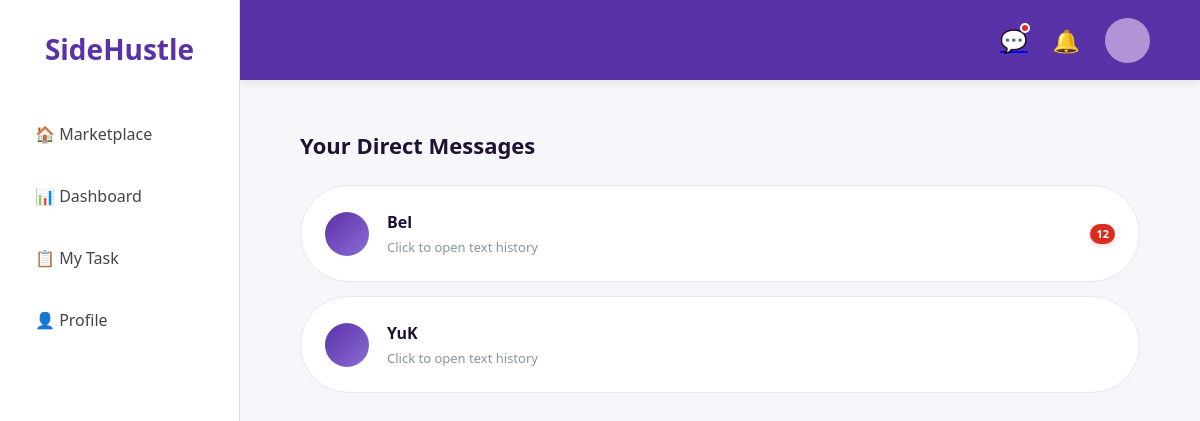
Page /private_inbox (signed in) on the committed database.
### app.py (models this page shows)
class DirectMessage(db.Model):
    id = db.Column(db.Integer, primary_key=True)
    sender_username = db.Column(db.String(50), nullable=False)
    receiver_username = db.Column(db.String(50), nullable=False)
    content = db.Column(db.Text, nullable=False)
    timestamp = db.Column(db.DateTime, default=db.func.now())
    is_read = db.Column(db.Boolean, default=False)

### app.py (the view)
@app.route('/private_inbox')
def private_inbox():
    if 'user_id' not in session:
        return redirect(url_for('login'))
    current_user = User.query.get(session['user_id'])
    sent_msgs = DirectMessage.query.filter_by(sender_username=current_user.username).all()
    rcvd_msgs = DirectMessage.query.filter_by(receiver_username=current_user.username).all()
    chat_partners = set()
    for msg in sent_msgs:
        chat_partners.add(msg.receiver_username)
    for msg in rcvd_msgs:
        chat_partners.add(msg.sender_username)
    inbox_data = []
    for partner_username in chat_partners:
        unread_count = DirectMessage.query.filter_by(
            sender_username=partner_username,
            receiver_username=current_user.username,
            is_read=False
        ).count()
        inbox_data.append({
            'username': partner_username,
            'unread_count': unread_count
        })
    total_unread = DirectMessage.query.filter_by(
        receiver_username=current_user.username,
        is_read=False
    ).count()
    return render_template('private_inbox.html', inbox_data=inbox_data, user=current_user, total_unread=total_unread)

### app.py (called while the page is built, shortened)
@app.context_processor
def inject_user():
    user = None
    if 'user_id' in session:
        user = User.query.get(session['user_id'])
    return dict(user=user)

@app.template_filter('time_ago')
def time_ago(value):
    if not value:
        return "Just Now"
    now = datetime.utcnow()
    diff = now - value
    total_seconds = int(diff.total_seconds())
    if total_seconds < 0:
        return "Just Now"
    days = total_seconds // 86400
    hours = (total_seconds % 86400) // 3600
    minutes = (total_seconds % 3600) // 60
    if days == 1:
        return "Yesterday"
    if days < 7:
        return f"{days} days ago"
    from datetime import timedelta
    malaysia_time = value + timedelta(hours=8)
    return malaysia_time.strftime('%Y-%m-%d %H:%M')

@app.context_processor
def inject_notifications():
    if 'user_id' in session:
        current_user = User.query.get(session['user_id'])
        if current_user:
            user_notifications = Notification.query.filter_by(
                user_id=current_user.id
            ).order_by(Notification.id.desc()).limit(5).all()
            unread_count = Notification.query.filter_by(
                user_id=current_user.id,
                status='unread'
            ).count()
            return dict(notifications=user_notifications, unread_notifications_count=unread_count)
        else:
            session.pop('user_id', None)
    return dict(notifications=[], unread_notifications_count=0)

@app.context_processor
def inject_user_globally():
    if 'user_id' in session:
        current_user = db.session.get(User, session['user_id'])
        if current_user:
            return dict(user=current_user)
    return dict(user=None)

@app.context_processor
def inject_global_private_unread_count():
    if 'user_id' in session:
        try:
            current_user = User.query.get(session['user_id'])
            if current_user:
                count = DirectMessage.query.filter_by(
                    receiver_username=current_user.username,
                    is_read=False
                ).count()
                return dict(total_unread=count)
        except Exception:
            pass
    return dict(total_unread=0)

### templates/private_inbox.html (shortened to what this page needs)
{% extends "base.html" %}
{% block content %}
<div class="pm-inbox-container">
    <h2 class="pm-inbox-title">Your Direct Messages</h2>
    <div class="pm-inbox-list">
        {% for item in inbox_data %}
            <a href="{{ url_for('private_chat', username=item.username) }}" style="text-decoration: none; color: inherit; display: block;">
                <div class="pm-inbox-card">
                    <div class="pm-avatar"></div>
                    <div class="pm-text-area">
                        <h3 class="pm-username">{{ item.username }}</h3>
                        <p class="pm-subtitle">Click to open text history</p>
                    </div>
                    <div id="badge-partner-{{ item.username }}" class="pm-badge-num" style="{% if not item.unread_count or item.unread_count == 0 %}display: none !important;{% endif %}">
                        {{ item.unread_count if item.unread_count else 0 }}
                    </div>
                </div>
            </a>
        {% else %}
            <div style="text-align: center; padding: 40px 20px; color: #8696a0; font-size: 14px; background: #fdfcff; border-radius: 16px; border: 1px dashed #eae6f0;">
                No direct messages yet.
            </div>
        {% endfor %}
    </div>
</div>
{% endblock %}

### static/style.css (style rules this page uses)
* { box-sizing: border-box; margin: 0; padding: 0; }
body { font-family: 'Segoe UI', Roboto, Helvetica, Arial, sans-serif; background-color: #f7f6fa; color: #2d263b; overflow-x: hidden; }

### templates/private_inbox.html (style rules this page uses)
.pm-inbox-container { max-width: 1000px; margin: 0 auto; padding: 10px 20px; }
.pm-inbox-title { font-size: 22px; color: #1e1233; margin-bottom: 25px; font-weight: bold; }
.pm-inbox-list { display: flex; flex-direction: column; gap: 14px; }
.pm-inbox-card { background: white !important; border-radius: 100px !important; border: 1px solid #eae6f0 !important; padding: 25px 24px !important; display: flex !important; flex-direction: row !important; align-items: center !important; gap: 18px !important; box-shadow: 0 4px 12px rgba(90, 50, 168, 0.01) !important; transition: all 0.2s ease !important; height: auto !important; min-height: 0px !important; }
.pm-avatar { width: 44px; height: 44px; background: linear-gradient(135deg, #5a32a8, #8c6cd4); border-radius: 50%; flex-shrink: 0; }
.pm-text-area { flex-grow: 1; min-width: 0; text-align: left; }
.pm-username { margin: 0; font-size: 16px; color: #1e1233; font-weight: 600; }
.pm-subtitle { margin: 5px 0 0 0; font-size: 13px; color: #8696a0; }
.pm-badge-num { background-color: #d92d20 !important; color: white !important; font-size: 11px !important; font-weight: bold !important; min-width: 20px !important; height: 20px !important; padding: 0 6px !important; border-radius: 10px !important; display: flex !important; align-items: center !important; justify-content: center !important; line-height: 1 !important; flex-shrink: 0 !important; box-sizing: border-box !important; box-shadow: 0 2px 5px rgba(217, 45, 32, 0.2) !important; }

### rows in the picture
DirectMessage: username "Bel", unread_count "12"
DirectMessage: username "YuK"
